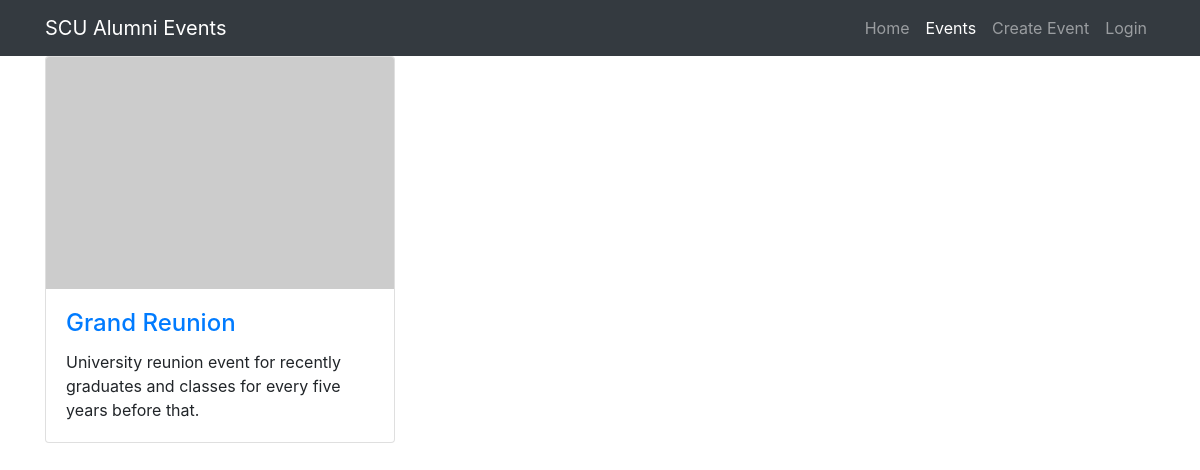
/attendance/events/, run on an earlier commit of the app's database.
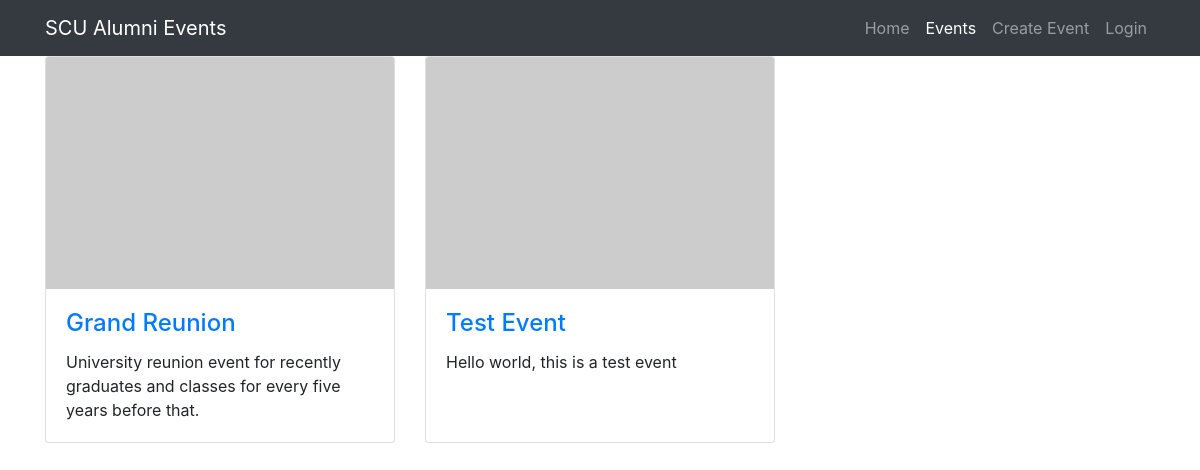
And on a later commit of the database.
### attendance/models.py (models this page shows, shortened)
class Event(models.Model):
    name = models.CharField(max_length=200, help_text='Enter an event name')
    description = models.TextField(max_length=1500, help_text='Enter an event description')
    location = models.CharField(max_length=75, help_text='Enter location of event')
    date = models.DateField()
    time = models.TimeField()
    numAttend = models.IntegerField(default=0)
    approved = models.BooleanField(default=False)
    image = models.ImageField()

### attendance/views.py (the view)
# urls.py: path('events/', views.EventListView.as_view(), name='events'),
class EventListView(generic.ListView):
    model = Event
    query_set = Event.objects.filter(date__gte=today).order_by('date', 'time')[:21]
    template_name = 'listPage.html'

### attendance/templates/listPage.html (shortened to what this page needs)
<!DOCTYPE html>
<html lang="en">
<head>
  <link rel="stylesheet" href="https://stackpath.bootstrapcdn.com/bootstrap/4.1.3/css/bootstrap.min.css">
  <link href="https://s3-us-west-2.amazonaws.com/alumrecording/css/3-col-portfolio.css" rel="stylesheet">
</head>
<body>
  {% block navbar %}
  <nav class="navbar navbar-expand-lg navbar-dark bg-dark fixed-top">
    <div class="container">
      <a class="navbar-brand" href="{% url 'index' %}">SCU Alumni Events</a>
      <div class="collapse navbar-collapse" id="navbarResponsive">
        <ul class="navbar-nav ml-auto">
          <li class="nav-item">
            <a class="nav-link" href="{% url 'index' %}">Home</a>
          </li>
          <li class="nav-item active">
            <a class="nav-link" href="{% url 'events' %}">Events
            </a>
          </li>
          <li class="nav-item">
            <a class="nav-link" href="{% url 'new_event' %}">Create Event</a>
          </li>
          <li class="nav-item">
            {% if user.is_authenticated %}
            <a class="nav-link" href="{% url 'logout' %}">Logout</a>
            {% else %}
            <a class="nav-link" href="{% url 'login' %}">Login</a>
            {% endif %}
          </li>
        </ul>
      </div>
    </div>
  </nav>
  {% endblock %}
  {% block content %}
  <div class="container">
    <h1>Events List</h1>
    {% if event_list %}
    <div class="row">
      {% for event in event_list %}
      <div class="col-lg-4 col-sm-6 portfolio-item">
        <div class="card h-100">
          <a href="#"><img class="card-img-top" src="http://placehold.it/750x500" alt=""></a>
          <div class="card-body">
            <h4 class="card-title">
              <a href="{% url 'event_detail' event.pk %}">{{ event.name }}</a>
            </h4>
            <p class="card-text">{{ event.description|truncatechars:300 }}</p>
          </div>
        </div>
      </div>
      {% endfor %}
    </div>
    {% endif %}
    {% endblock %}
</body>
</html>

What changed in the data, as far as the page shows it:
added Event: name "Test Event", description "Hello world, this is a test event"
